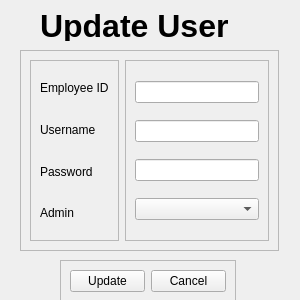
<?xml version="1.0" encoding="UTF-8"?>
<ui version="4.0">
 <class>MainWindow</class>
 <widget class="QMainWindow" name="MainWindow">
  <property name="geometry">
   <rect>
    <x>0</x>
    <y>0</y>
    <width>300</width>
    <height>300</height>
   </rect>
  </property>
  <property name="minimumSize">
   <size>
    <width>300</width>
    <height>300</height>
   </size>
  </property>
  <property name="maximumSize">
   <size>
    <width>300</width>
    <height>300</height>
   </size>
  </property>
  <property name="windowTitle">
   <string>MainWindow</string>
  </property>
  <widget class="QWidget" name="centralwidget">
   <widget class="QFrame" name="PushButtons_UpdateAuditor_Frame_3">
    <property name="geometry">
     <rect>
      <x>60</x>
      <y>260</y>
      <width>176</width>
      <height>43</height>
     </rect>
    </property>
    <property name="frameShape">
     <enum>QFrame::StyledPanel</enum>
    </property>
    <property name="frameShadow">
     <enum>QFrame::Raised</enum>
    </property>
    <layout class="QHBoxLayout" name="horizontalLayout_5">
     <item>
      <widget class="QPushButton" name="UpdateAuditor_Button">
       <property name="text">
        <string>Update</string>
       </property>
      </widget>
     </item>
     <item>
      <widget class="QPushButton" name="Cancel_UpdateAuditor_Button">
       <property name="text">
        <string>Cancel</string>
       </property>
      </widget>
     </item>
    </layout>
   </widget>
   <widget class="QFrame" name="frame">
    <property name="geometry">
     <rect>
      <x>20</x>
      <y>50</y>
      <width>259</width>
      <height>201</height>
     </rect>
    </property>
    <property name="frameShape">
     <enum>QFrame::StyledPanel</enum>
    </property>
    <property name="frameShadow">
     <enum>QFrame::Raised</enum>
    </property>
    <layout class="QHBoxLayout" name="horizontalLayout">
     <item>
      <widget class="QFrame" name="frame_2">
       <property name="frameShape">
        <enum>QFrame::StyledPanel</enum>
       </property>
       <property name="frameShadow">
        <enum>QFrame::Raised</enum>
       </property>
       <layout class="QVBoxLayout" name="verticalLayout">
        <item>
         <widget class="QLabel" name="TitleOfEmployeeID_UpdateAuditor_2">
          <property name="text">
           <string>Employee ID</string>
          </property>
         </widget>
        </item>
        <item>
         <widget class="QLabel" name="TitleOfUsername_UpdateAuditor_2">
          <property name="text">
           <string>Username</string>
          </property>
         </widget>
        </item>
        <item>
         <widget class="QLabel" name="TitleOfPassword_UpdateAuditor_2">
          <property name="text">
           <string>Password</string>
          </property>
         </widget>
        </item>
        <item>
         <widget class="QLabel" name="TitleOfAdmin_UpdateAuditor_2">
          <property name="text">
           <string>Admin</string>
          </property>
         </widget>
        </item>
       </layout>
      </widget>
     </item>
     <item>
      <widget class="QFrame" name="frame_5">
       <property name="frameShape">
        <enum>QFrame::StyledPanel</enum>
       </property>
       <property name="frameShadow">
        <enum>QFrame::Raised</enum>
       </property>
       <layout class="QVBoxLayout" name="verticalLayout_2">
        <item>
         <widget class="QLineEdit" name="EmployeeID_input_UpdateAudtior_2"/>
        </item>
        <item>
         <widget class="QLineEdit" name="Username_input_UpdateAudtior_2"/>
        </item>
        <item>
         <widget class="QLineEdit" name="Password_input_UpdateAudtior_2"/>
        </item>
        <item>
         <widget class="QComboBox" name="Admin_Enum_UpdateAudtior_2"/>
        </item>
       </layout>
      </widget>
     </item>
    </layout>
   </widget>
   <widget class="QLabel" name="UpdateAuditor_Title_2">
    <property name="geometry">
     <rect>
      <x>40</x>
      <y>10</y>
      <width>301</width>
      <height>31</height>
     </rect>
    </property>
    <property name="font">
     <font>
      <pointsize>24</pointsize>
      <weight>75</weight>
      <bold>true</bold>
     </font>
    </property>
    <property name="text">
     <string>Update User</string>
    </property>
   </widget>
  </widget>
 </widget>
 <resources/>
 <connections/>
</ui>
